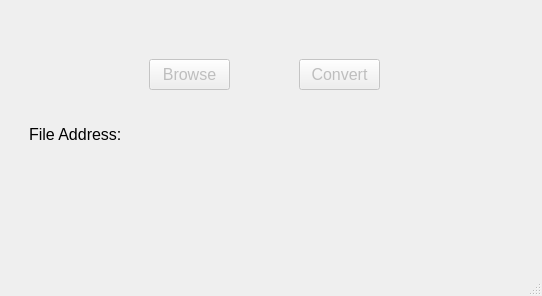
<?xml version="1.0" encoding="UTF-8"?>
<ui version="4.0">
 <class>MainWindow</class>
 <widget class="QMainWindow" name="MainWindow">
  <property name="geometry">
   <rect>
    <x>0</x>
    <y>0</y>
    <width>542</width>
    <height>296</height>
   </rect>
  </property>
  <property name="windowTitle">
   <string>MainWindow</string>
  </property>
  <widget class="QWidget" name="centralwidget">
   <layout class="QGridLayout" name="gridLayout_2">
    <item row="0" column="0">
     <layout class="QGridLayout" name="gridLayout">
      <item row="0" column="0">
       <widget class="QWidget" name="widget" native="true">
        <widget class="QLabel" name="label">
         <property name="geometry">
          <rect>
           <x>20</x>
           <y>110</y>
           <width>91</width>
           <height>31</height>
          </rect>
         </property>
         <property name="font">
          <font>
           <pointsize>12</pointsize>
          </font>
         </property>
         <property name="text">
          <string>File Address:</string>
         </property>
        </widget>
        <widget class="QPushButton" name="pushButton_convert">
         <property name="enabled">
          <bool>false</bool>
         </property>
         <property name="geometry">
          <rect>
           <x>290</x>
           <y>50</y>
           <width>81</width>
           <height>31</height>
          </rect>
         </property>
         <property name="font">
          <font>
           <pointsize>12</pointsize>
          </font>
         </property>
         <property name="text">
          <string>Convert</string>
         </property>
        </widget>
        <widget class="QPushButton" name="pushButton_browse">
         <property name="enabled">
          <bool>false</bool>
         </property>
         <property name="geometry">
          <rect>
           <x>140</x>
           <y>50</y>
           <width>81</width>
           <height>31</height>
          </rect>
         </property>
         <property name="font">
          <font>
           <pointsize>12</pointsize>
          </font>
         </property>
         <property name="text">
          <string>Browse</string>
         </property>
        </widget>
        <widget class="QLabel" name="label_address">
         <property name="geometry">
          <rect>
           <x>20</x>
           <y>140</y>
           <width>491</width>
           <height>31</height>
          </rect>
         </property>
         <property name="font">
          <font>
           <pointsize>12</pointsize>
          </font>
         </property>
         <property name="text">
          <string/>
         </property>
        </widget>
       </widget>
      </item>
     </layout>
    </item>
   </layout>
  </widget>
  <widget class="QStatusBar" name="statusbar"/>
 </widget>
 <resources/>
 <connections/>
</ui>
